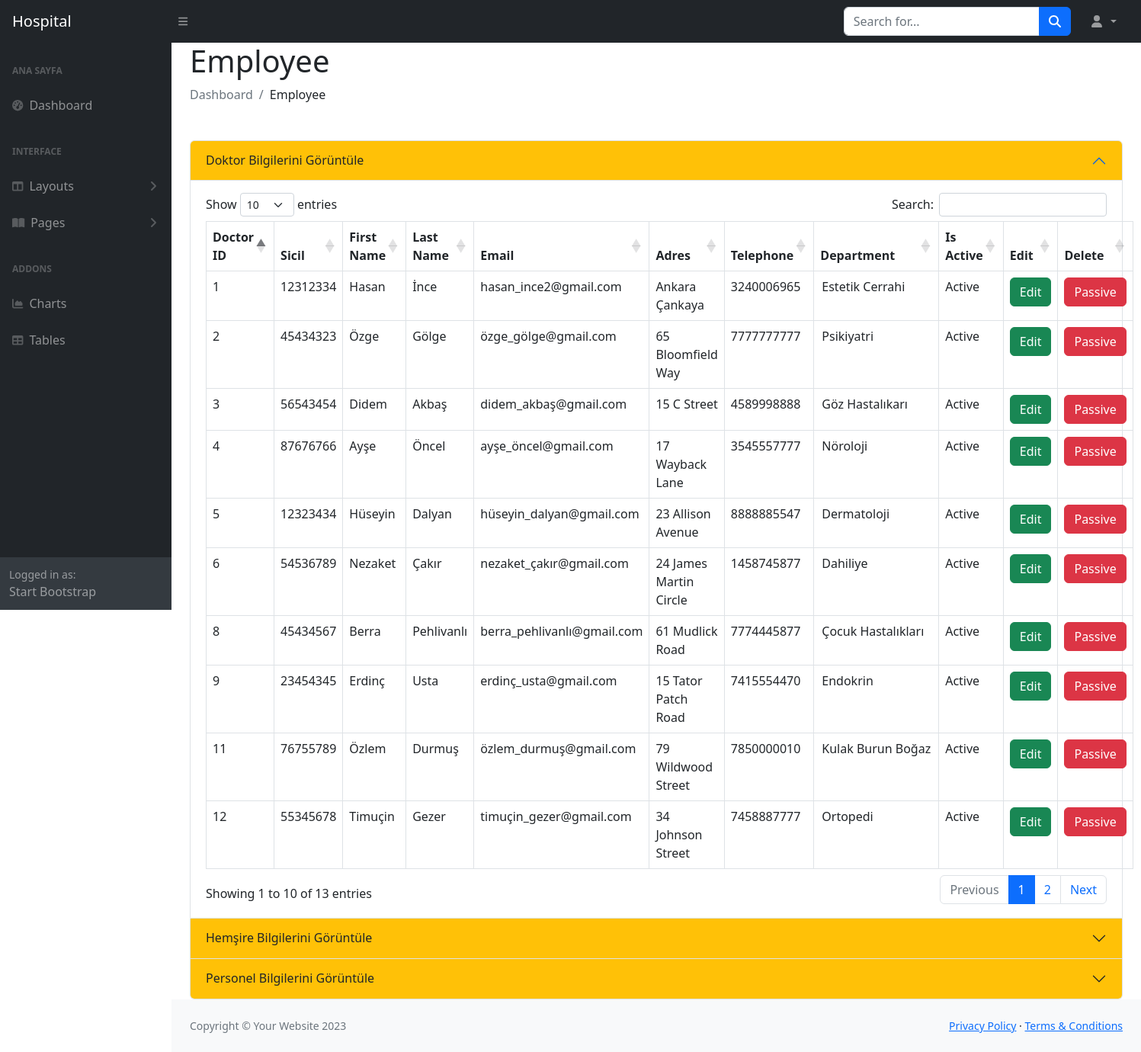
/Hospital_Managament_System/admin/view_register.php, run on the app's committed database.
### tables this page shows
CREATE TABLE `doctor` (
  `doctor_id` int(11) NOT NULL,
  `sicil` varchar(100) NOT NULL,
  `fname` varchar(200) NOT NULL,
  `lname` varchar(200) NOT NULL,
  `email` longtext NOT NULL,
  `password` longtext NOT NULL,
  `address` longtext NOT NULL,
  `phone` longtext NOT NULL,
  `department_id` int(11) NOT NULL,
  `status` tinyint(1) NOT NULL
);

### Hospital_Managament_System/admin/view_register.php (the view, shortened to what this page needs)
<?php
include("config/dbcon.php");
include("includes/header.php"); ?>
<div class="container-fluid px-4">
    <div class="row">
        <div class="col-md-5">
            <h1>Employee</h1>
            <ol class="breadcrumb mb-4">
                <li class="breadcrumb-item active">Dashboard</li>
                <li class="breadcrumb-item">Employee</li>
            </ol>
        </div>
    </div>
    <div class="row mt-4">
        <div class="col-md-12">
            <div class="accordion" id="accordionExample">
                <div class="accordion-item">
                    <h2 class="accordion-header" id="headingOne">
                    <button class="accordion-button text-dark bg-warning" type="button" data-bs-toggle="collapse" data-bs-target="#collapseOne" aria-expanded="true" aria-controls="collapseOne">
                        Doktor Bilgilerini Görüntüle
                    </button>
                    </h2>
                    <div id="collapseOne" class="accordion-collapse collapse show" aria-labelledby="headingOne" data-bs-parent="#accordionExample">
                    <div class="accordion-body">
                        <table class='table table-bordered table-responsive' id="table" data-toggle="table"
                            data-search="true" data-filter-control="true" data-show-export="true"
                            data-click-to-select="true" data-toolbar="#toolbar">
                            <thead>
                                <tr>
                                    <th data-field="doctor_id" data-filter-control="input" data-sortable="true">Doctor ID</th>
                                    <th data-field="sicil" data-filter-control="select" data-sortable="true">Sicil</th>
                                    <th data-field="fname" data-filter-control="input" data-sortable="true">First Name</th>
                                    <th data-field="lname" data-filter-control="input" data-sortable="true">Last Name</th>
                                    <th data-field="email" data-filter-control="input" data-sortable="true">Email</th>
                                    <th data-field="address" data-filter-control="select" data-sortable="true">Adres</th>
                                    <th data-field="phone" data-filter-control="input" data-sortable="true">Telephone</th>
                                    <th data-field="department_id" data-filter-control="select" data-sortable="true">Department</th>
                                    <th data-field="status" data-filter-control="input" data-sortable="true">Is Active</th>
                                    <th>Edit</th>
                                    <th>Delete</th>
                                </tr>
                            </thead>
                            <tbody>
                            <?php
                            $query = "SELECT * FROM doctor where status='1'";
                            $query_run = mysqli_query($con, $query);
                            if (mysqli_num_rows($query_run) > 0) {
                                foreach ($query_run as $row) {
                                    ?>
                                    <tr>
                                        <td><?= $row['doctor_id']; ?></td>
                                        <td><?= $row['sicil']; ?></td>
                                        <td><?= $row['fname']; ?></td>
                                        <td><?= $row['lname']; ?></td>
                                        <td><?= $row['email']; ?></td>
                                        <td><?= $row['address']; ?></td>
                                        <td><?= $row['phone']; ?></td>
                                        <td><?php
                                          $query1 = "SELECT * FROM department ORDER BY department_id" ;
                                          $query_run1 = mysqli_query($con, $query1);
                                          if (mysqli_num_rows($query_run1) > 0) {
                                            foreach ($query_run1 as $row1) {
                                                if($row['department_id'] == $row1['department_id']){?>
                                                <option value="<?= $row1['department_id'];?>"><?= $row1['name']; ?></option>
                                            <?php }?>
                                                <?php
                                            }
                                        }?></td>
                                        <td>
                                            <?php
                                            if ($row['status'] == '1') {
                                                echo 'Active';
                                            } else if ($row['status'] == '0') {
                                                echo 'Pasive';
                                            } ?>
                                        </td>
                                        <td><a href="edit_doctor.php?doctor_id=<?= $row['doctor_id']; ?>" class='btn btn-success'>Edit</a></td>
                                        <td>
                                            <form action="code.php" method="POST">
                                                <button type="button" class="btn btn-danger"
                                                    id="modalButton" data-bs-toggle="modal" data-bs-target="#exampleModalCenterDoc">Passive</button>
                                            </form>
                                        </td>
                                    </tr>
                                    <?php
                                }
                            } else {
                                ?>
                                <tr>
                                    <td colspan='12'>No Record Found</td>
                                </tr>
                                <?php
                            }
                            ?>
                            </tbody>
                        </table>
                    </div>
                    </div>
                </div>
                <div class="accordion-item">
                    <h2 class="accordion-header" id="headingTwo">
                    <button class="accordion-button collapsed text-dark bg-warning" type="button" data-bs-toggle="collapse" data-bs-target="#collapseTwo" aria-expanded="false" aria-controls="collapseTwo">
                        Hemşire Bilgilerini Görüntüle
                    </button>
                    </h2>
                </div>
                <div class="accordion-item">
                    <h2 class="accordion-header" id="headingThree">
                    <button class="accordion-button collapsed text-dark bg-warning" type="button" data-bs-toggle="collapse" data-bs-target="#collapseThree" aria-expanded="false" aria-controls="collapseThree">
                        Personel Bilgilerini Görüntüle
                    </button>
                    </h2>
                </div>
            </div>
        </div>
    </div>
</div>
<?php
include("includes/footer.php");
include("includes/scripts.php");
?>

### data on the page
doctor: doctor_id "1", sicil "12312334", fname "Hasan", lname "İnce", email "hasan_ince2@gmail.com", address "Ankara Çankaya", phone "3240006965", status "Active"
doctor: doctor_id "2", sicil "45434323", fname "Özge", lname "Gölge", email "özge_gölge@gmail.com", address "65 Bloomfield Way", phone "7777777777", status "Active"
doctor: doctor_id "3", sicil "56543454", fname "Didem", lname "Akbaş", email "didem_akbaş@gmail.com", address "15 C Street", phone "4589998888", status "Active"
doctor: doctor_id "4", sicil "87676766", fname "Ayşe", lname "Öncel", email "ayşe_öncel@gmail.com", address "17 Wayback Lane", phone "3545557777", status "Active"
doctor: doctor_id "5", sicil "12323434", fname "Hüseyin", lname "Dalyan", email "hüseyin_dalyan@gmail.com", address "23 Allison Avenue", phone "8888885547", status "Active"
doctor: doctor_id "6", sicil "54536789", fname "Nezaket", lname "Çakır", email "nezaket_çakır@gmail.com", address "24 James Martin Circle", phone "1458745877", status "Active"
doctor: doctor_id "8", sicil "45434567", fname "Berra", lname "Pehlivanlı", email "berra_pehlivanlı@gmail.com", address "61 Mudlick Road", phone "7774445877", status "Active"
doctor: doctor_id "9", sicil "23454345", fname "Erdinç", lname "Usta", email "erdinç_usta@gmail.com", address "15 Tator Patch Road", phone "7415554470", status "Active"
doctor: doctor_id "11", sicil "76755789", fname "Özlem", lname "Durmuş", email "özlem_durmuş@gmail.com", address "79 Wildwood Street", phone "7850000010", status "Active"
doctor: doctor_id "12", sicil "55345678", fname "Timuçin", lname "Gezer", email "timuçin_gezer@gmail.com", address "34 Johnson Street", phone "7458887777", status "Active"
